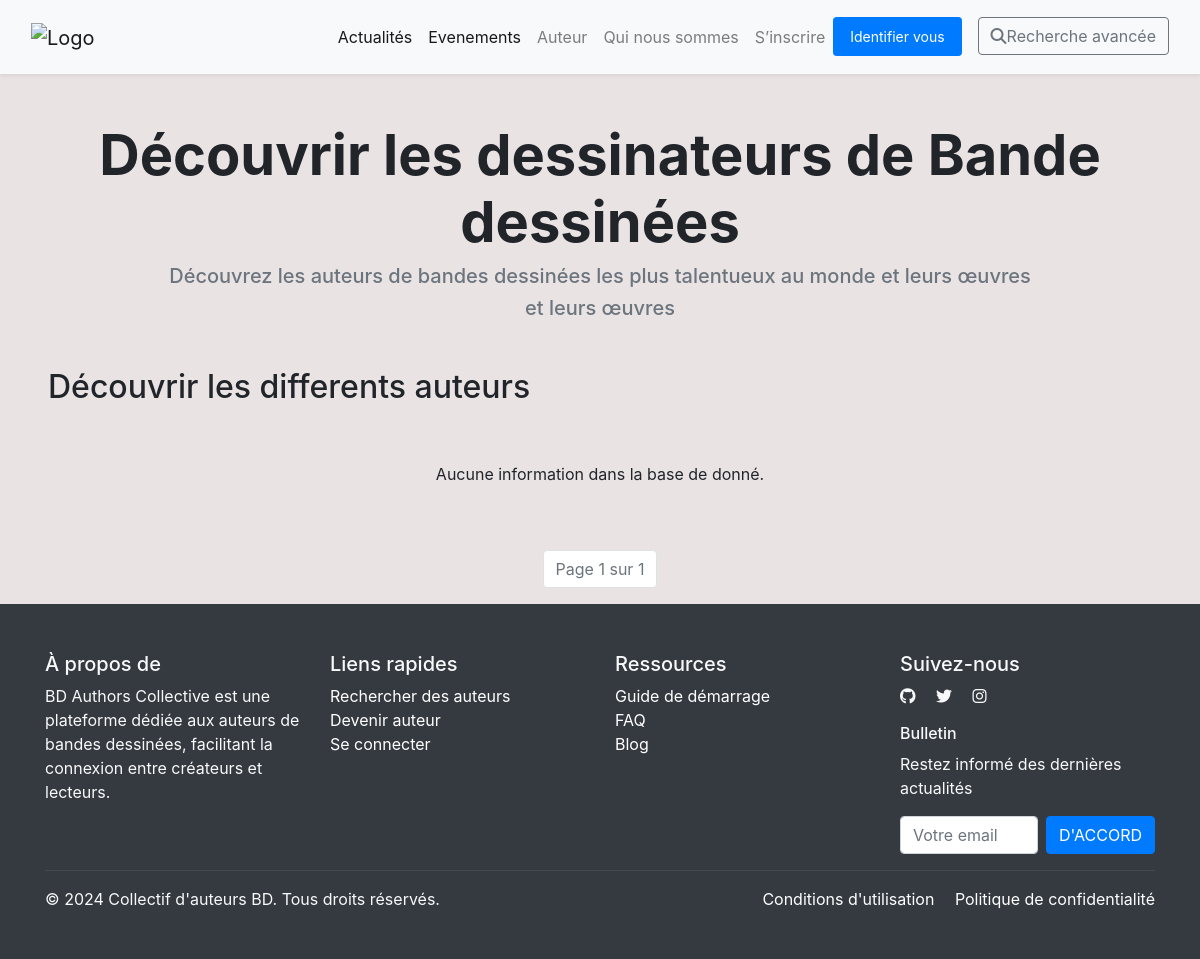
The page /gestion_content/auteur on the database as committed earlier.
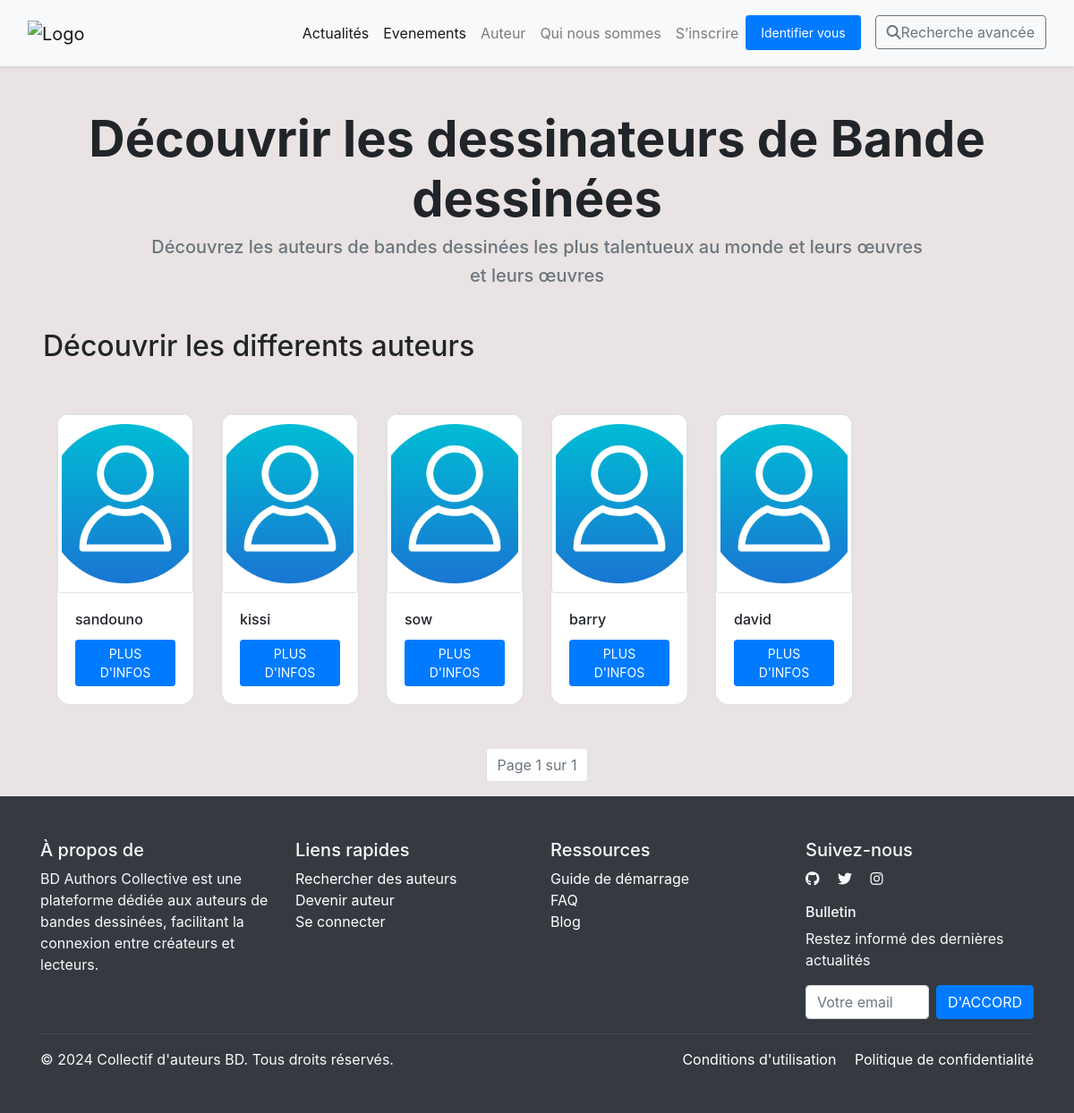
The same page on the database as committed later.
### gestion_utilisateur/models.py (models this page shows, shortened)
class Utilisateur(AbstractUser):
    Role_choice = [
        ('auteur','auteur'),
        ('lecteur','lecteur')
    ]
    Annee_Experience = [
        ('0-2 ans','0-2 ans'),
        ('3-5 ans','3-5 ans'),
        ('5-10 ans','5-10 ans'),
        ('plus de 10 ans','plus de 10 ans')
    ]
    PAYS_AFRICAINS = [
    ("Algérie", "Algérie"), ("Angola", "Angola"), ("Bénin", "Bénin"), ("Botswana", "Botswana"),
    ("Burkina Faso", "Burkina Faso"), ("Burundi", "Burundi"), ("Cameroun", "Cameroun"),
    ("Cap-Vert", "Cap-Vert"), ("République Centrafricaine", "République Centrafricaine"),
    ("Tchad", "Tchad"), ("Comores", "Comores"), ("Congo-Brazzaville", "Congo-Brazzaville"),
    ("Congo-Kinshasa", "Congo-Kinshasa"), ("Djibouti", "Djibouti"), ("Égypte", "Égypte"),
    ("Guinée Équatoriale", "Guinée Équatoriale"), ("Érythrée", "Érythrée"), ("Eswatini", "Eswatini"),
    ("Éthiopie", "Éthiopie"), ("Gabon", "Gabon"), ("Gambie", "Gambie"), ("Ghana", "Ghana"),
    ("Guinée", "Guinée"), ("Guinée-Bissau", "Guinée-Bissau"), ("Côte d'Ivoire", "Côte d'Ivoire"),
    ("Kenya", "Kenya"), ("Lesotho", "Lesotho"), ("Libéria", "Libéria"), ("Libye", "Libye"),
    ("Madagascar", "Madagascar"), ("Malawi", "Malawi"), ("Mali", "Mali"), ("Mauritanie", "Mauritanie"),
    ("Maurice", "Maurice"), ("Maroc", "Maroc"), ("Mozambique", "Mozambique"), ("Namibie", "Namibie"),
    ("Niger", "Niger"), ("Nigéria", "Nigéria"), ("Rwanda", "Rwanda"), ("Sao Tomé-et-Principe", "Sao Tomé-et-Principe"),
    ("Sénégal", "Sénégal"), ("Seychelles", "Seychelles"), ("Sierra Leone", "Sierra Leone"),
    ("Somalie", "Somalie"), ("Afrique du Sud", "Afrique du Sud"), ("Soudan du Sud", "Soudan du Sud"),
    ("Soudan", "Soudan"), ("Tanzanie", "Tanzanie"), ("Togo", "Togo"), ("Tunisie", "Tunisie"),
    ("Ouganda", "Ouganda"), ("Zambie", "Zambie"), ("Zimbabwe", "Zimbabwe")
]
    role = models.CharField(max_length=120, choices=Role_choice,default='lecteur')
    annee_experience = models.CharField(max_length=120, choices=Annee_Experience,blank=True, null=True)
    bio = models.TextField()
    email = models.EmailField(unique=True)
    profil_picture = models.ImageField(upload_to='media/',blank=True,null=True)
    genres = models.ManyToManyField("gestion_content.Genre", related_name="auteurs", blank=True, null=True)
    token = models.CharField(max_length=120)
    pays = models.CharField(max_length=100, choices=PAYS_AFRICAINS, default="Cameroun",null=True)
    valid_auteur = models.BooleanField(default=False)
    USERNAME_FIELD = 'email'  #  l'email pour l'authentification
    REQUIRED_FIELDS = ['username']
    def nombre_oeuvres(self):
         return self.works.count()
    def get_drapeau(self):
        return f"https://flagcdn.com/w40/{self.pays.lower()}.png"

### gestion_content/views.py (the view)
def Auteur(request):
    auteurs_list = Utilisateur.objects.filter(role="auteur")
    usere = request.user
    try:
     profil = Utilisateur.objects.get(id=usere.id)
    except Utilisateur.DoesNotExist:
     profil = None
    genres = Genre.objects.all()
    q = request.GET.get('q', '')  # Recherche par nom d'auteur ou username
    genre_id = request.GET.get('genre', '')
    pays = request.GET.get('pays', '')
    pays_list = Utilisateur.PAYS_AFRICAINS
    if q:
        auteurs_list = auteurs_list.filter(Q(username=q) | Q(email__icontains=q))
    if genre_id:
        auteurs_list = auteurs_list.filter(genres__id=genre_id)
    if pays:
        auteurs_list = auteurs_list.filter(pays=pays)
    paginator = Paginator(auteurs_list, 30)
    page_number = request.GET.get('page')
    auteurs = paginator.get_page(page_number)
    genres = Genre.objects.all()
    return render(request, 'gestion_content/auteur.html', {
        'auteurs': auteurs,
        'genres': genres,
        'pays_list': pays_list,
        'user_authenticate': request.user.is_authenticated,
        'user': request.user,
        'profil':profil
    })

### gestion_content/templates/gestion_content/auteur.html (shortened to what the changed rows need)
{% load static %}
<!DOCTYPE html>
<html lang="fr">
<head>
    <link rel="stylesheet" href="https://cdn.jsdelivr.net/npm/bootstrap@5.3.0/dist/css/bootstrap.min.css">
    <link rel="stylesheet" href="https://cdn.jsdelivr.net/npm/bootstrap-icons/font/bootstrap-icons.css">
    <link rel="stylesheet" href="https://cdnjs.cloudflare.com/ajax/libs/font-awesome/6.5.1/css/all.min.css">
    <link rel="stylesheet" href="{% static 'gestion_content/css/bootstrap.min.css'%}">
</head>
<body style="background-color: #e9e3e4;">
    <header class="text-center my-5" id="header">
        <h1 class="fw-bold display-4 " id="typed-text">Découvrir les dessinateurs de Bande dessinées</h1>
    </header>
    <h2 class="mb-2 mx-5">Découvrir les differents auteurs</h2>
    <div class="mx-5">
        <div class="container-fluid">
            <div class=" py-5">
                <div class="row g-4">
                     {% for auteur in auteurs %}
                        <div class="col-lg-2 col-md-4 col-sm-12">
                            <div class="card ">
                                <a href="">
                                    <img  src="{% static "gestion_content/images/prof.png" %}" class="img-fluid rounded img-thumbnail  " alt="Auteur 1" style="max-width: 100%;">
                                </a>
                                <div class="card-body">
                                    <div class="d-flex justify-content-between">
                                    <h6 class="card-title">{{auteur.username}} </h6>
                                   </div>
                                   <a href="{% url 'detail_auteur' auteur.id %}" class="btn btn-primary btn-sm">PLUS D'INFOS</a>
                                </div>
                            </div>
                        </div>
                        {% empty %}
        <p class="text-center">Aucune information  dans la base de donné.</p>
                    {% endfor %}
                </div>
            </div>
        </div>
    </div>
</body>
</html>

Rows that differ between the two databases and show on the page:
now on this page (row edited): Utilisateur: username "sandouno"
added Utilisateur: username "kissi"
added Utilisateur: username "sow"
added Utilisateur: username "barry"
added Utilisateur: username "david"
Other text that changed with them:
text no longer shown: "Aucune information dans la base de donné."
